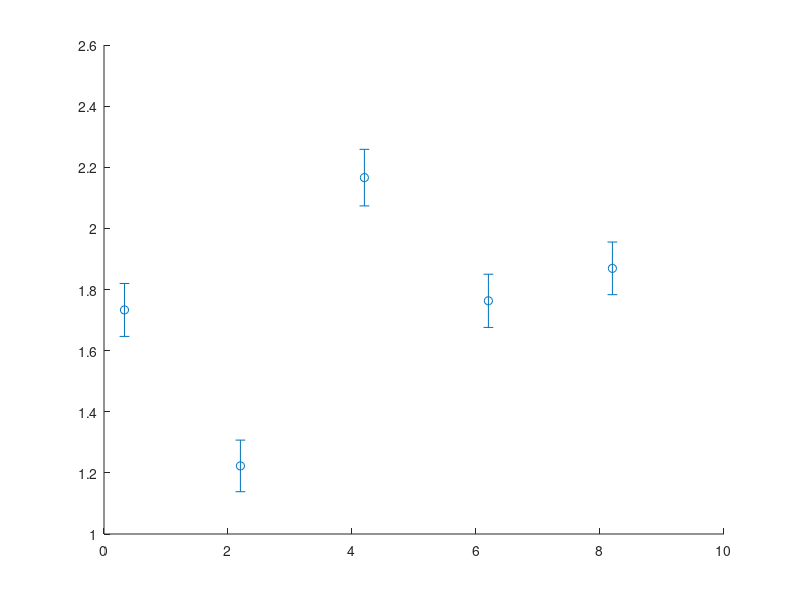

The MATLAB source for this figure: (Note: this script raises an error after producing the figure.)
clear; close all; clc;
trials = 300;
conds = 2;

mean_baseline = [1.8, 2];
mean_tms_r_into = mean_baseline * 0.6;
mean_tms_arr_into = mean_baseline * 1.3;
mean_sham_r_into = mean_baseline + rand/10;
mean_sham_arr_into = mean_baseline + rand/10;
mean_tms_r_away = mean_baseline + rand/10;
mean_tms_arr_away = mean_baseline + rand/10;
mean_sham_r_away = mean_baseline + rand/10;
mean_sham_arr_away = mean_baseline + rand/10;

sdev = 1.5;

baseline = zeros(trials, conds);
tms_r_into = zeros(trials, conds);
tms_arr_into = zeros(trials, conds);
sham_r_into = zeros(trials, conds);
sham_arr_into = zeros(trials, conds);
tms_r_away = zeros(trials, conds);
tms_arr_away = zeros(trials, conds);
sham_r_away = zeros(trials, conds);
sham_arr_away = zeros(trials, conds);

for c = 1:conds
    baseline(:, c) = mean_baseline(c) + sdev .* randn(300, 1);
    tms_r_into(:, c) = mean_tms_r_into(c) + sdev .* randn(300, 1);
    tms_arr_into(:, c) = mean_tms_arr_into(c) + sdev .* randn(300, 1);
    sham_r_into(:, c) = mean_sham_r_into(c) + sdev .* randn(300, 1);
    sham_arr_into(:, c) = mean_sham_arr_away(c) + sdev .* randn(300, 1);
    tms_r_away(:, c) = mean_tms_r_away(c) + sdev .* randn(300, 1);
    tms_arr_away(:, c) = mean_tms_arr_away(c) + sdev .* randn(300, 1);
    sham_r_away(:, c) = mean_sham_r_away(c) + sdev .* randn(300, 1);
    sham_arr_away(:, c) = mean_sham_arr_away(c) + sdev .* randn(300, 1);
end

baseline_mean = mean(baseline);
tms_r_into_mean = mean(tms_r_into);
tms_arr_into_mean = mean(tms_arr_into);
sham_r_into_mean = mean(sham_r_into);
sham_arr_into_mean = mean(sham_arr_into);
tms_r_away_mean = mean(tms_r_away);
tms_arr_away_mean = mean(tms_arr_away);
sham_r_away_mean = mean(sham_r_away);
sham_arr_away_mean = mean(sham_arr_away);

baseline_sem = std(baseline)/sqrt(trials - 1);
tms_r_into_sem = std(tms_r_into)/sqrt(trials - 1);
tms_arr_into_sem = std(tms_arr_into)/sqrt(trials - 1);
sham_r_into_sem = std(sham_r_into)/sqrt(trials - 1);
sham_arr_into_sem = std(sham_arr_into)/sqrt(trials - 1);
tms_r_away_sem = std(tms_r_away)/sqrt(trials - 1);
tms_arr_away_sem = std(tms_arr_away)/sqrt(trials - 1);
sham_r_away_sem = std(sham_r_away)/sqrt(trials - 1);
sham_arr_away_sem = std(sham_arr_away)/sqrt(trials - 1);

net_mean = [baseline_mean, tms_r_into_mean, tms_r_away_mean, ...
    tms_arr_into_mean, tms_arr_away_mean, sham_r_into_mean, ...
    sham_r_away_mean, sham_arr_into_mean, sham_arr_away_mean];
net_sem = [baseline_sem, tms_r_into_sem, tms_r_away_sem, ...
    tms_arr_into_sem, tms_arr_away_sem, sham_r_into_sem, ...
    sham_r_away_sem, sham_arr_into_sem, sham_arr_away_sem];
low_lim = net_mean - net_sem;
up_lim = net_mean + net_sem;

net_mean1 = [baseline_mean(1), tms_r_into_mean(1), tms_arr_into_mean(1), ...
    sham_r_into_mean(1), sham_arr_into_mean(1)];
net_mean2 = [baseline_mean(2), tms_r_into_mean(2), tms_arr_into_mean(2), ...
    sham_r_into_mean(2), sham_arr_into_mean(2)];
net_mean3 = [tms_r_away_mean(1), tms_arr_away_mean(1), ...
    sham_r_away_mean(1), sham_arr_away_mean(1)];
net_mean4 = [tms_r_away_mean(2), tms_arr_away_mean(2), ...
    sham_r_away_mean(2), sham_arr_away_mean(2)];

net_sem1 = [baseline_sem(1), tms_r_into_sem(1), tms_arr_into_sem(1), ...
    sham_r_into_sem(1), sham_arr_into_sem(1)];
net_sem2 = [baseline_sem(2), tms_r_into_sem(2), tms_arr_into_sem(2), ...
    sham_r_into_sem(2), sham_arr_into_sem(2)];
net_sem3 = [tms_r_away_sem(1), tms_arr_away_sem(1), ...
    sham_r_away_sem(1), sham_arr_away_sem(1)];
net_sem4 = [tms_r_away_sem(2), tms_arr_away_sem(2), ...
    sham_r_away_sem(2), sham_arr_away_sem(2)];
x1 = [0.33, 2.2, 4.2, 6.2, 8.2];
x2 = [0.67, 2.4, 4.4, 6.4, 8.4];
x3 = [2.6, 4.6, 6.6, 8.6];
x4 = [2.8, 4.8, 6.8, 8.8];
% x = [0.33, 0.67, 2.2, 2.4, 2.6, 2.8, 4.2, 4.4, 4.6, 4.8, ...
%     6.2, 6.4, 6.6, 6.8, 8.2, 8.4, 8.6, 8.8];
%x = [0.5, 1.5, 1.75, 2, 2.25, 3.25, 4, 5, 5.5, 6.5, 7];
figure
e1 = errorbar(x1, net_mean1, net_sem1, net_sem1, ...
    'o','MarkerSize',7,'MarkerEdgeColor','green','MarkerFaceColor','green', ...
    'CapSize', 5, 'LineWidth',1.5, 'Color', 'green');
hold on;
e2 = errorbar(x2, net_mean2, net_sem2, net_sem2, ...
    'o','MarkerSize',7,'MarkerEdgeColor','red','MarkerFaceColor','red', ...
    'CapSize',5, 'LineWidth',1.5, 'Color', 'red');
e3 = errorbar(x3, net_mean3, net_sem3, net_sem3, ...
    'o','MarkerSize',7,'MarkerEdgeColor','black','MarkerFaceColor','black', ...
    'CapSize',5, 'LineWidth',1.5, 'Color', 'black');
e4 = errorbar(x4, net_mean4, net_sem4, net_sem4, ...
    'o','MarkerSize',7,'MarkerEdgeColor','blue','MarkerFaceColor','blue', ...
    'CapSize',5, 'LineWidth',1.5, 'Color', 'blue');

xlim([0, 8])
xticks([0.5, 2.5, 4.5, 6.5, 8.5])
xticklabels({'baseline', 'rhythmic TMS', 'arrhythmic TMS', ...
    'rhythmic Sham', 'arrhythmic Sham'})
ylabel('Memory Error (M\pm SE) in degrees', 'FontAngle','italic')
%xlabel('Conditions', 'FontAngle', 'italic')
legend({'Pro MGS into TMS VF', 'Anti MGS into TMS VF', ...
    'Pro MGS outside TMS VF', 'Anti MGS outside TMS VF'})
%ylim([1, 3.5])
ax = gca;
ax.XAxis.FontSize = 11;
ax.YAxis.FontSize = 11;
